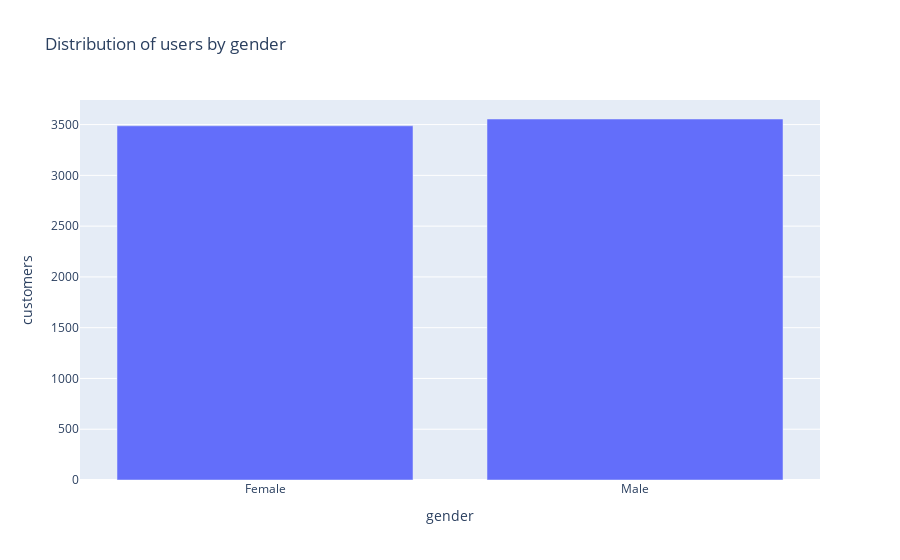

Notebook code cell kept with this figure:
### Code cell
fig = px.bar(personal.groupby('gender', as_index=False).agg({'customer_id':'nunique'})\
    .rename(columns={'customer_id':'customers'}), y='customers', x='gender', title='Distribution of users by gender')
fig.show()

### Figure 1 — Plotly figure (JSON) as saved in the notebook; plotly's stock layout.template omitted (floating-point values rounded to 4 significant figures)
{"data": [{"alignmentgroup": "True", "hovertemplate": "gender=%{x}<br>customers=%{y}<extra></extra>", "legendgroup": "", "marker": {"color": "#636efa", "pattern": {"shape": ""}}, "name": "", "offsetgroup": "", "orientation": "v", "showlegend": false, "textposition": "auto", "type": "bar", "x": ["Female", "Male"], "xaxis": "x", "y": [3488, 3555], "yaxis": "y"}], "layout": {"barmode": "relative", "legend": {"tracegroupgap": 0}, "title": {"text": "Distribution of users by gender"}, "xaxis": {"anchor": "y", "domain": [0, 1], "title": {"text": "gender"}}, "yaxis": {"anchor": "x", "domain": [0, 1], "title": {"text": "customers"}}}}
